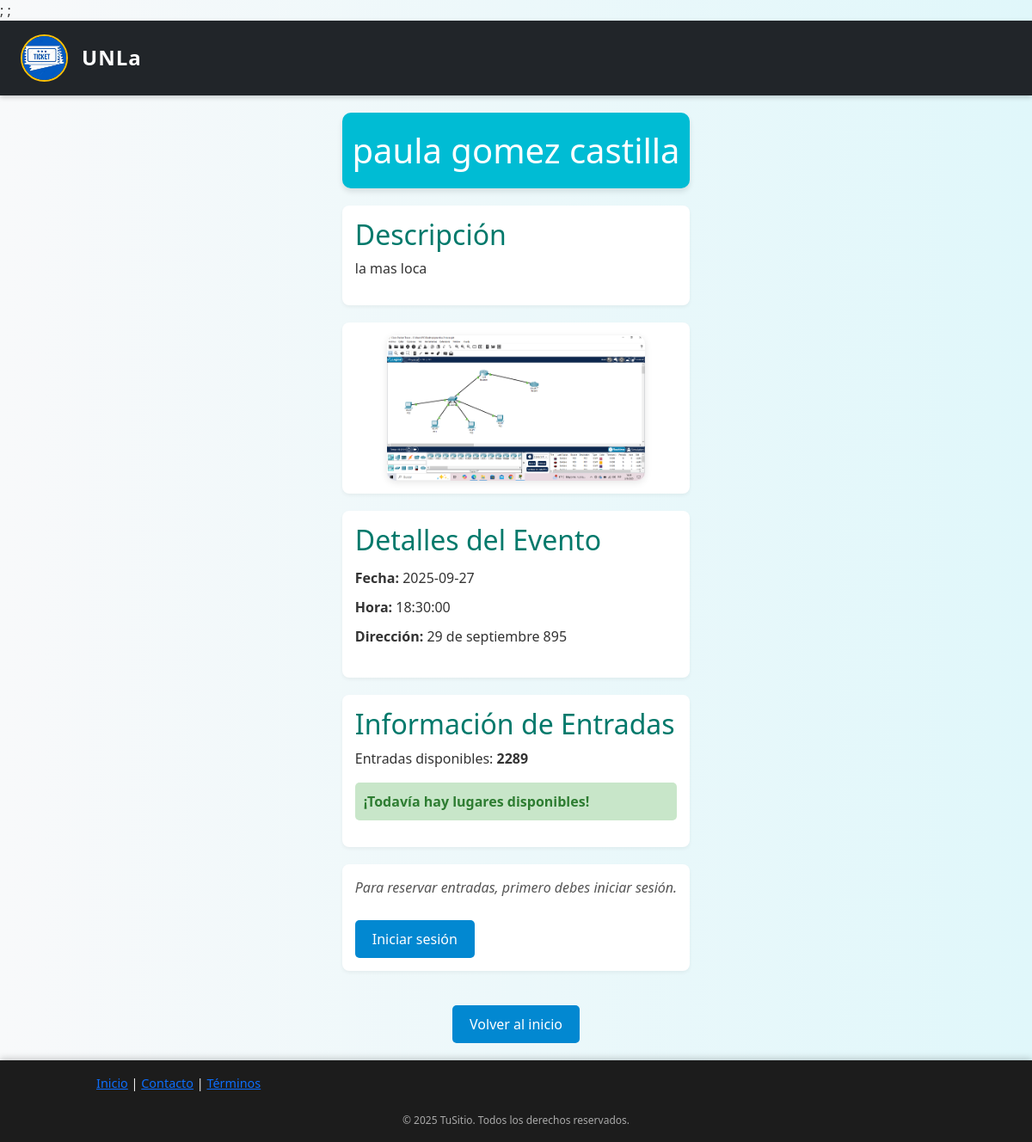
Screenshot of /index.php/espectaculos/espectaculo_sin_loguear/1 with the database file from the repository.
### tables this page shows
CREATE TABLE `espectaculos` (
  `id_espectaculo` int(11) NOT NULL,
  `nombre` varchar(51) NOT NULL,
  `descripcion` varchar(51) NOT NULL,
  `disponibles` int(11) NOT NULL,
  `precio` decimal(10,2) NOT NULL,
  `direccion` varchar(51) NOT NULL,
  `fecha` date NOT NULL,
  `hora` time NOT NULL,
  `imagen` varchar(225) NOT NULL
);

### application/controllers/Espectaculos.php (called while the page is built, shortened)
<?php
class Espectaculos extends CI_Controller
{
    public function __construct()
    {
        $this->load->model('Usuario_modelo');
        $this->load->model('Espectaculo_modelo');
        $this->load->model('Reserva_modelo');
        $this->load->model('Venta_modelo');
        $this->load->helper('url');
        $this->load->helper('form');
        $this->load->library('session');
        $this->load->library('upload');
        $this->load->library('form_validation');
    }
    private function cargar_vista($vista, $data = [])
    {
        $this->load->view('vista_comienzo_2');
        $this->load->view($vista, $data);
        $this->load->view('footer');
    }
    public function espectaculo_sin_loguear($id)
    {
        $this->ver_detalle('espectaculos/espectaculo_sin_loguear', $id);
    }
    private function ver_detalle($vista, $id)
    {
        $data =
        [
            'espectaculo' => $this->Reserva_modelo->obtener_espectaculo_por_id($id),
            'mensaje'     => $this->session->flashdata('mensaje')
        ];
        $this->cargar_vista($vista, $data);
    }
}
?>

### index.php (called while the page is built, shortened)
<?php
require_once BASEPATH.'core/CodeIgniter.php';

### application/models/Reserva_modelo.php (called while the page is built, shortened)
<?php
class Reserva_modelo extends CI_Model
{
    public function obtener_espectaculo_por_id($id_espectaculo)
    {
        $this->db->where('id_espectaculo', $id_espectaculo);
        return $this->db->get('espectaculos')->row_array();
    }
}
?>

### application/views/espectaculos/espectaculo_sin_loguear.php (the view, shortened to what this page needs)
<!DOCTYPE html>
<html lang="es">
<head>
    <link rel="stylesheet" href="<?= base_url('activos/css/espectaculos/espectaculo_sin_loguear.css'); ?>">
</head>
<body>
    <div class="page-wrapper">
        <header class="header">
            <h1 class="titulo"><?= $espectaculo['nombre']; ?></h1>
        </header>
        <main class="contenido">
            <section class="descripcion">
                <h2>Descripción</h2>
                <p><?= $espectaculo['descripcion']; ?></p>
            </section>
            <section class="imagen">
                <img src="<?= base_url('activos/imagenes/' . $espectaculo['imagen']) ?>" alt="<?= $espectaculo['nombre'] ?>" class="imagen-espectaculo">
            </section>
            <section class="detalles">
                <h2>Detalles del Evento</h2>
                <ul>
                    <li><strong>Fecha:</strong> <?= $espectaculo['fecha']; ?></li>
                    <li><strong>Hora:</strong> <?= $espectaculo['hora']; ?></li>
                    <li><strong>Dirección:</strong> <?= $espectaculo['direccion']; ?></li>
                </ul>
            </section>
            <section class="informacion">
                <h2>Información de Entradas</h2>
                <p class="entradas">Entradas disponibles: <strong><?= $espectaculo['disponibles']; ?></strong></p>
                <?php if ($espectaculo['disponibles'] > 0): ?>
                    <p class="estado disponible"> ¡Todavía hay lugares disponibles!</p>
                <?php else: ?>
                    <p class="estado agotado"> Entradas agotadas.</p>
                <?php endif; ?>
            </section>
            <section class="reserva-login">
                <p class="aviso-login"> Para reservar entradas, primero debes iniciar sesión.</p>
                <a href="<?= site_url('login') ?>" class="boton-login">Iniciar sesión</a>
            </section>
            <div class="boton-inicio-container">
                <a href="<?= site_url('principio') ?>" class="boton-inicio"> Volver al inicio</a>
            </div>
        </main>
    </div>
</body>
</html>

### activos/css/vista_comienzo_2.css (style rules this page uses)
body { font-family: 'Segoe UI', Tahoma, Geneva, Verdana, sans-serif; background-color: #f8f9fa; margin: 0; padding: 0; }

### activos/css/espectaculos/espectaculo_sin_loguear.css (style rules this page uses)
body { margin: 0; font-family: 'Segoe UI', Tahoma, Geneva, Verdana, sans-serif; background: linear-gradient(to right, #f8f9fa, #e0f7fa); color: #333; animation: fadeIn 1s ease-in; }
.page-wrapper { max-width: 900px; margin: auto; padding: 20px; }
.header { text-align: center; padding: 20px 0; background-color: #00bcd4; color: white; border-radius: 10px; box-shadow: 0 4px 6px rgba(0,0,0,0.1); }
.titulo { font-size: 2.5em; margin: 0; animation: slideDown 0.8s ease-out; }
.contenido section { margin: 20px 0; padding: 15px; background: white; border-radius: 8px; box-shadow: 0 2px 4px rgba(0,0,0,0.05); transition: transform 0.3s ease; }
.descripcion h2, .detalles h2, .informacion h2 { margin-top: 0; color: #00796b; }
.imagen { text-align: center; }
.imagen-espectaculo { max-width: 300px; max-height: 200px; width: 100%; height: auto; border-radius: 10px; box-shadow: 0 2px 8px rgba(0,0,0,0.1); transition: transform 0.3s ease; margin: 0 auto; }
.detalles ul { list-style: none; padding: 0; }
.detalles li { padding: 5px 0; }
.estado { font-weight: bold; padding: 10px; border-radius: 5px; margin-top: 10px; }
.estado.disponible { background-color: #c8e6c9; color: #2e7d32; }
.boton-login, .boton-inicio { display: inline-block; padding: 10px 20px; margin-top: 10px; text-decoration: none; background-color: #0288d1; color: white; border-radius: 5px; transition: background-color 0.3s ease; }
.boton-inicio-container { text-align: center; margin-top: 30px; }
.aviso-login { font-style: italic; color: #555; }

### activos/css/footer.css (style rules this page uses)
body { display: flex; flex-direction: column; min-height: 100vh; margin: 0; }
main { flex: 1; }

### rows the page displays
espectaculos: nombre "paula gomez castilla", descripcion "la mas loca", imagen (picture), fecha "2025-09-27", hora "18:30:00", direccion "29 de septiembre 895", disponibles "2289"
